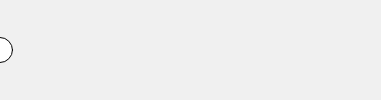
Frame 1 (no input)
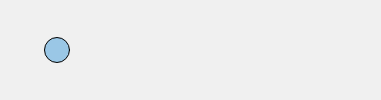
Frame 60 (no input)
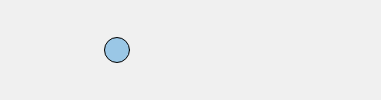
Frame 120 (the mouse pressed at the canvas centre since frame 60)

The p5.js sketch that drew these frames (run headless with seeded random() and noise() and a simulated clock; from frame 60 on, the mouse is pressed at the canvas centre):

// p5.js sketch
// ── sketch.js
var counter = 0;
var balldir = false;

function setup() {
  createCanvas(381,100);
}

function draw() {
  background(240);
/* adding background will redraw the color so the ball doesn't leave a trail of black behind it. */
//counter = counter + 1;
  console.log(counter);
  ellipse(counter, height/2,25,25);
    //the ball

    if(counter < 0) { //limitone: if counter is less than 0,
     balldir = true;
     console.log("left hit: " + counter)};

    if(counter > width) { //limittwo: if bigger than the width
    balldir = false;
    console.log("right hit: " + counter)};

    if(balldir == true) {
    counter = counter + 1; }
    else{ (counter = counter - 1); }
    //a faster way to the bounce back thing than false and true.

    /* if(counter >= 0 && counter <= 127) {fill(154,199,230);}
    else if(counter > 127 && counter <= 254) {fill(200,0,15);}
    else if{(counter > 254 && counter < width){fill(40,125,43);}
    else{fill("yellow");} */



    if(counter > 0 && counter < 127) {fill(154,199,230)}
    else if(counter > 127 && counter < 254) {fill(200,0,15)}
    else if(counter > 254 && counter < width){fill(40,125,43)}
    else{ fill("yellow")}
    //ball will flash to yellow when none of the previous are true. Unless....

   /*
   //if(counter == width/2) { fill(154, 199, 230);}
   //after the ball crosses a certain boundary, it changes color

    //if(balldir == true) {
    //counter = counter + 1; }
    //ball direction will move forward if balldir is true
    //if(balldir == false) {
    //counter = counter - 1; }
    //ball direction will move backward if balldir is false


    // if(counter < width) { counter = counter + 1;}
    /*makes ball move faster?? */

    // if(counter > width) { counter = 0;}
  /* If the counter is greater than the canvas width, then counter is reset to 0.
  That means that the ball stops and rests
  This will....? */


/* In console, you will see that once it gets to 500, (the width defined in the canvas) it just keeps printing */
}
